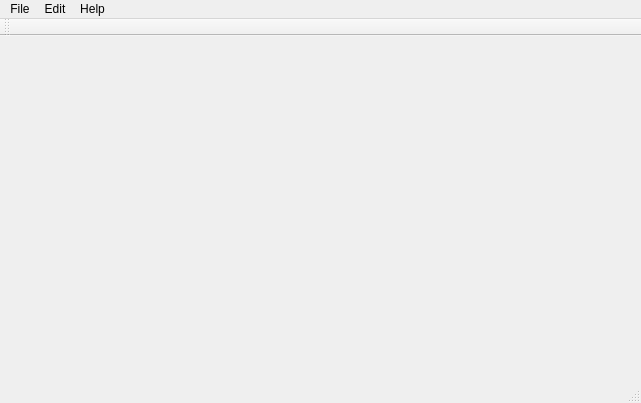
<?xml version="1.0" encoding="UTF-8"?>
<ui version="4.0">
 <class>MainWindow</class>
 <widget class="QMainWindow" name="MainWindow">
  <property name="geometry">
   <rect>
    <x>0</x>
    <y>0</y>
    <width>641</width>
    <height>403</height>
   </rect>
  </property>
  <property name="windowTitle">
   <string>MainWindow</string>
  </property>
  <widget class="QWidget" name="centralwidget">
   <layout class="QVBoxLayout" name="verticalLayout"/>
  </widget>
  <widget class="QMenuBar" name="menubar">
   <property name="geometry">
    <rect>
     <x>0</x>
     <y>0</y>
     <width>641</width>
     <height>22</height>
    </rect>
   </property>
   <widget class="QMenu" name="menuFile">
    <property name="title">
     <string>File</string>
    </property>
    <addaction name="actionNew_Task"/>
    <addaction name="actionNew_Task_List"/>
    <addaction name="actionSync"/>
    <addaction name="separator"/>
    <addaction name="actionQuit"/>
   </widget>
   <widget class="QMenu" name="menuEdit">
    <property name="title">
     <string>Edit</string>
    </property>
    <addaction name="actionPreferences"/>
   </widget>
   <widget class="QMenu" name="menuHelp">
    <property name="title">
     <string>Help</string>
    </property>
    <addaction name="actionAbout"/>
   </widget>
   <addaction name="menuFile"/>
   <addaction name="menuEdit"/>
   <addaction name="menuHelp"/>
  </widget>
  <widget class="QStatusBar" name="statusbar"/>
  <widget class="QToolBar" name="toolBar">
   <property name="windowTitle">
    <string>toolBar</string>
   </property>
   <property name="movable">
    <bool>true</bool>
   </property>
   <property name="toolButtonStyle">
    <enum>Qt::ToolButtonTextUnderIcon</enum>
   </property>
   <property name="floatable">
    <bool>false</bool>
   </property>
   <attribute name="toolBarArea">
    <enum>TopToolBarArea</enum>
   </attribute>
   <attribute name="toolBarBreak">
    <bool>false</bool>
   </attribute>
  </widget>
  <action name="actionPreferences">
   <property name="text">
    <string>Preferences</string>
   </property>
  </action>
  <action name="actionSync">
   <property name="text">
    <string>Sync</string>
   </property>
   <property name="shortcut">
    <string>Ctrl+Shift+S</string>
   </property>
  </action>
  <action name="actionNew_Task">
   <property name="text">
    <string>New Task</string>
   </property>
   <property name="shortcut">
    <string>Ctrl+N</string>
   </property>
  </action>
  <action name="actionAbout">
   <property name="text">
    <string>About</string>
   </property>
  </action>
  <action name="actionQuit">
   <property name="text">
    <string>Quit</string>
   </property>
   <property name="shortcut">
    <string>Ctrl+Q</string>
   </property>
  </action>
  <action name="actionNew_Task_List">
   <property name="text">
    <string>New Task List</string>
   </property>
  </action>
 </widget>
 <resources/>
 <connections/>
</ui>
